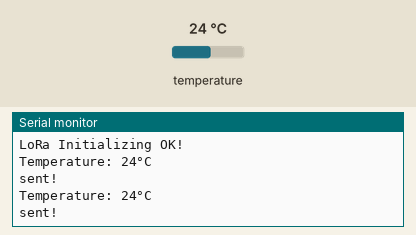
A sketch run on a simulated Arduino Uno, built with avr-gcc and run on an emulated ATmega328P. On the bench: the last lines printed to the serial monitor. The inputs (shaded band) are chosen by the test bench; at power-on: temperature 24 °C. No radio packets arrive unless stated.

Above: at 3.4 s.
3.5 s: temperature set to 12 °C
At 5.1 s:
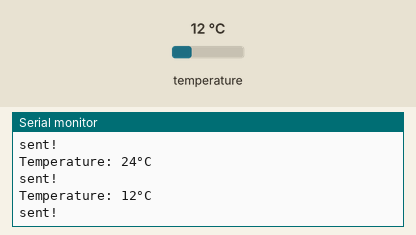
6.1 s: temperature set to 19 °C
At 7.4 s:
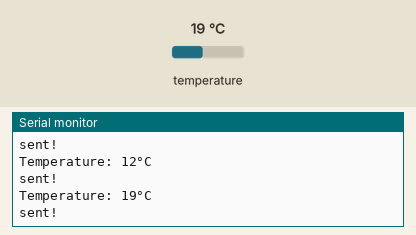
Timing chart, 0 to 9.1 s (numbered marks = the images above; inputs shaded):
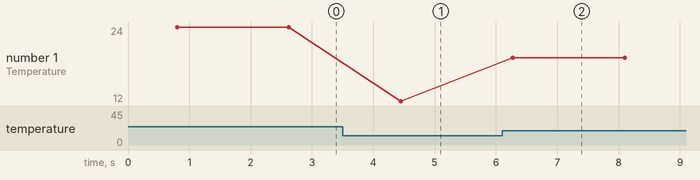

The sketch:

Mappi32_DS18B20.ino
```cpp
#include <OneWire.h>
#include <DallasTemperature.h>
#define ONE_WIRE_BUS 23 //pin 23

OneWire oneWire(ONE_WIRE_BUS);
DallasTemperature sensors(&oneWire);
String tempString;
int tempint;


#include <SPI.h>
#include <LoRa.h>
#define ss 15
#define rst 0
#define dio0 27

void setup(void)
{
  Serial.begin(9600);
  Serial.println("Dallas Temperature IC Control Library Demo");
  sensors.begin();
  Serial.println("1");
  while (!Serial);
  Serial.println("LoRa Sender");

  //setup LoRa transceiver module
  LoRa.setPins(ss, rst, dio0);

  //replace the LoRa.begin(---E-) argument with your location's frequency
  //433E6 for Asia
  //866E6 for Europe
  //915E6 for North America
  while (!LoRa.begin(921E6)) {
    Serial.println(".");
    delay(500);
  }
  LoRa.setSyncWord(0xF3);
  Serial.println("LoRa Initializing OK!");
}

void loop(void)
{
  baca();
}

void baca()
{
  sensors.requestTemperatures();
  float tempC = sensors.getTempCByIndex(0);
  tempString=String(tempC);
  tempint = int(tempC);

  if(tempC != DEVICE_DISCONNECTED_C)
  {
    String datas ="Temperature: "+String(tempint)+"°C";
    Serial.print(datas);
    LoRa.beginPacket();
    LoRa.print(datas);
    LoRa.endPacket();
    Serial.print("\nsent!\n");
    delay(1000);
  }
  else
  {
    Serial.println("Error: Could not read temperature data");
    LoRa.beginPacket();
    LoRa.print("Error: Could not read temperature data");
    LoRa.endPacket();
    delay(1000);
  }
}
```

Measured:
- after the input at 3.5 s, the serial monitor: prints a new line after 0.95 s (image 1)
- after the input at 6.1 s, the serial monitor: prints a new line after 0.18 s (image 2)
- plotted number 1: 24 → 12 after the input at 3.5 s, 12 → 19 after the input at 6.1 s
